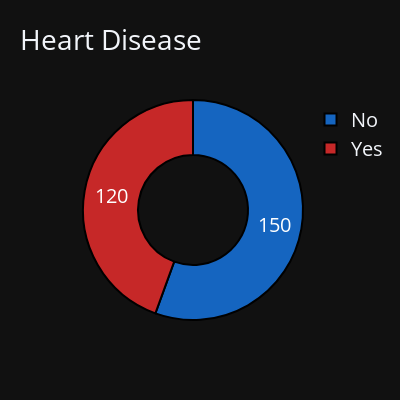

The notebook cell saved with this chart:
### Code cell
import plotly.graph_objs as go

labels = ['No', 'Yes']
values = df['Heart Disease'].value_counts().values.tolist()

fig = go.Figure(data=[go.Pie(labels=labels, values=values, hole=0.5)])
fig.update_traces(hoverinfo='label+percent', textinfo='value', textfont_size=20,
                  marker=dict(colors=["#1565C0","#C62828"], line=dict(color='#000000', width=2)))
fig.update_layout(title='Heart Disease', font=dict(size=20), legend=dict(title=''),height=400, width=400, template = 'plotly_dark')
fig.show()

### Figure 1 — Plotly figure (JSON) as saved in the notebook; plotly's stock layout.template omitted (floating-point values rounded to 4 significant figures)
{"data": [{"hole": 0.5, "hoverinfo": "label+percent", "labels": ["No", "Yes"], "marker": {"colors": ["#1565C0", "#C62828"], "line": {"color": "#000000", "width": 2}}, "textfont": {"size": 20}, "textinfo": "value", "type": "pie", "values": [150, 120]}], "layout": {"font": {"size": 20}, "height": 400, "legend": {"title": {"text": ""}}, "title": {"text": "Heart Disease"}, "width": 400}}
